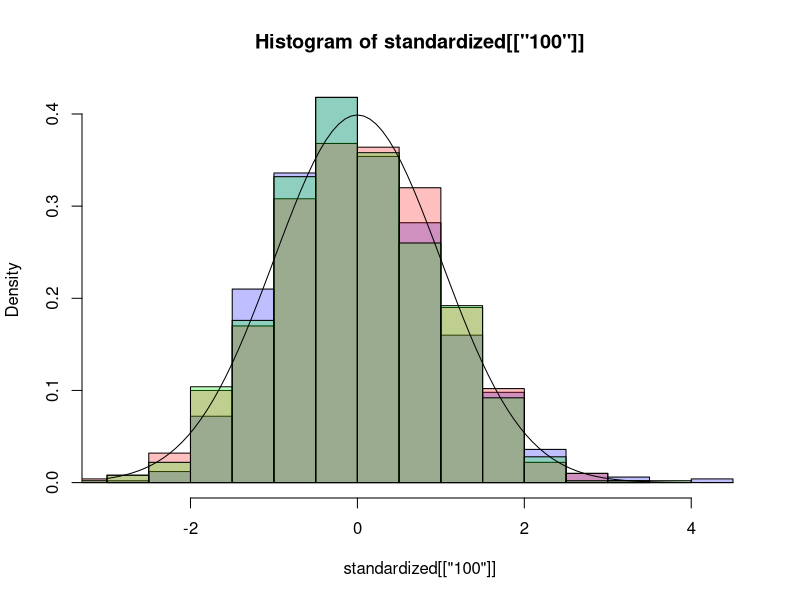
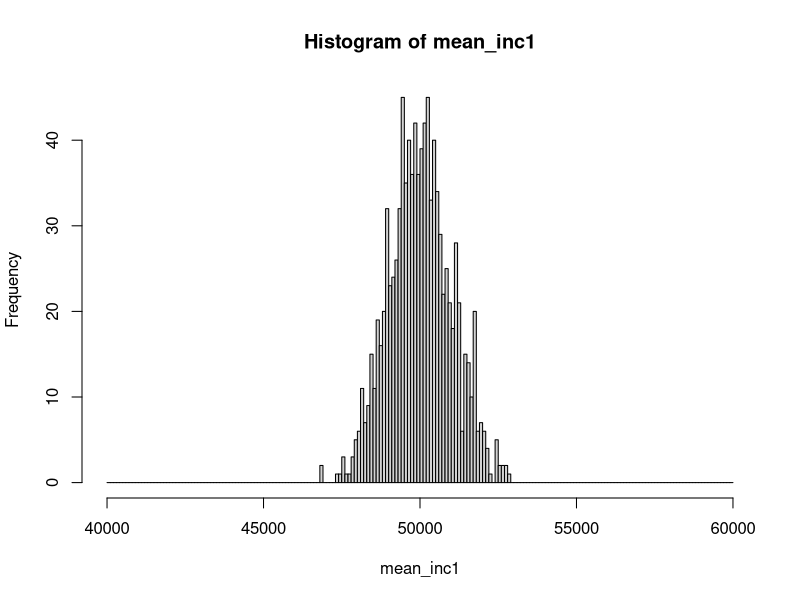
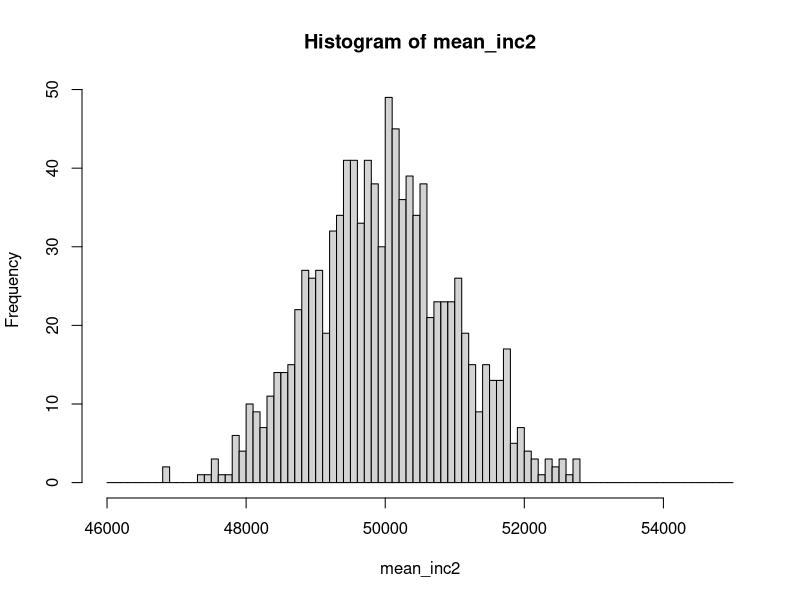

The R script that drew these images, in order: (Note: this script raises an error after producing the figures.)
## Tutorial 8 ECO375 17/3/2023
################################################################################

# Housekeeping: 1) Midterm grades released, 6% curve, pick up copy TODAY
#               2) ALL code required for MindTap is readily available, from today
#                  or previous R scripts (go back and browse them)

#################
# Extra Comments:
#################

################################################################################

########################################
# CLT and LLN Simulation Demonstrations:
########################################

### Law of Large Numbers (LLN):

# NOTE: LLN applies for the means of ALL distributions, e.g. go above and try 
#       simulating data from: 
#       1) U(0,1), mean = 1/2 (replace rnorm() with runif(as.numeric(n), 0, 1))
#       2) Chisq(2), mean = 2 (replace rnorm() with rchisq(as.numeric(n), 2))

# NOTE: LLN essentially says that the sample mean is a CONSISTENT estimator of
#       the population mean. Also will see that LLN is just a CONSEQUENCE of CLT,
#       although CLT provides additional information about the distribution that
#       LLN is silent/agnostic on.

### Central Limit Theorem (CLT):

# MOTIVATION: Draw a sample size of n={100, 1,000, 10,000} from, say, a Chisq(1)
#             distribution, 1000 times for EACH n, and each repetition, calculate 
#             the sample mean. SO, SAME as above, BUT now, generate a standardized
#             variable: sqrt(n)(x_bar - mu)/sqrt(sigma^2), and find its dist.

## Example 1 - Chi-Square(1):

# NOTE: The mean and the variance of chisq(df) are: df and 2*df

means <- data.frame(matrix(NA, nrow = 1000, ncol = 3)) # Two empty dataframes
colnames(means) <- c("100", "1000", "10000")

standardized <- data.frame(matrix(NA, nrow = 1000, ncol = 3)) 
colnames(standardized) <- c("100", "1000", "10000")

mean <- 1
var <- 2*1

set.seed(123)

for (n in c("100","1000","10000")){
  for (i in 1:1000){
    
    sample <- rchisq(as.numeric(n), 1)
    means[i,n] <- mean(sample)
  }
  
  standardized[,n] <- sqrt(as.numeric(n))*(means[,n] - mean)/sqrt(var)
  # Generating the standardized variable for the ENTIRE column (shorter code)
}

# Now, plot the histograms of the 1000 standardized variables for each n, and
# compare to the N(0,1) dist.:

hist(standardized[["100"]], col = rgb(0,0,1,1/4), prob = TRUE)
hist(standardized[["1000"]], col = rgb(1,0,0,1/4), prob = TRUE, add = TRUE)
hist(standardized[["10000"]], col = rgb(0,1,0,1/4), prob = TRUE, add=TRUE)
curve(dnorm(x, 0, 1), add = TRUE)

# NOTE: Significant overlap in the histograms, as n increases, resemble
#       less and less a chi-square distribution (skewed to the right)

## Example 2 - Uniform(0,1):

# NOTE: The mean and variance of uniform(a,b) is: 0.5*(a+b) and 1/12*(b-a)^2

# NOTE: GO into above code and replace:
#       1) rchisq(as.numeric(n), 1) with runif(as.numeric(n), 0, 1)
#       2) mean <- 1 with mean <- 0.5*(0+1)
#       3) var <- 2*1 with var <- 1/12*(0-1)^2

# NOTICE: Ultimately, CLT applies to ALL distributions, but distributions that
#         are LESS Normal, e.g. uniform (or other skewed distribution) will
#         require LARGER n to have a better Normal APPROXIMATION.

# NOTE: Good exercise at home, revisit "OLS Unbiasedness" code in Tutorial 4
#       R script, and modify the value of n in the code. This is an example of
#       the CONSISTENCY of OLS. The histograms also show the NORMALITY of OLS
#       by comparing the empirical histogram to the THEORETICAL N(0,1) density
#       (not exactly, as by construction, x and u are normal, SO, change their
#       distributions to anything else, and run the code again). Run the code, 
#       removing the "breaks" arguments inside of the hist() code.

##########################################
# Unbiasedness vs Consistency Simulations:
##########################################

### Biased BUT Consistent:

# EXAMPLE: Suppose you survey people for their annual incomes to estimate the
#          average income of the population. BUT some misreport their income by 
#          some error factor, say 10,000. So if someone's income is 90,000
#          they will wrongly report that they earn 100,000. Overall, 
#          the mean is exaggerated by 10,000/n (think about this as ONLY a 
#          subset, 1/n*100%, of people misreporting their income, NOT all)

n <- 25 # Change to 1000, see what happens to bias and histogram
set.seed(123)

mean_inc1 <- c() # Empty vector to store results

for (i in 1:1000){
  
  income <- rnorm(n,50000,5000)
  mean_inc1[i] <- mean(income) + 1000/n
}

mean(mean_inc1) # Bias is roughly 10,000/25 = 400

hist(mean_inc1, breaks = seq(40000, 60000, 100))

# NOTE: As change n from 25 to 1000, see that the distribution SHIFTS to the
#       true mean, 50000, i.e. bias goes to 0, AND the distribution collapses, 
#       i.e. narrows down as variance goes to 0. SO ASYMPTOTICALLY UNBIASED,
#       i.e. CONSISTENT (as n --> inf) even though BIASED in finite samples

### Unbiased BUT Inconsistent:

n <- 25 # Change to 1000, see what happens to histogram
set.seed(123)

mean_inc2 <- c()

for (i in 1:1000){
  
  income <- rnorm(n,50000,5000)
  mean_inc2[i] <- mean(income[1:25]) # ONLY look at first 25 people, REGARDLESS
                                     # of whether more people were surveyed
}

mean(mean_inc2) # Relatively UNBIASED, roughly 50,000, some sampling error as n
                # is not as large

hist(mean_inc2, breaks = seq(46000, 55000, 100)) 

# NOTE: EVEN with n=100,000 , distribution DOESN'T collapse to the true mean, 
#       as the variance DOESN'T go to 0. This is because the extra information
#       we get with more observations ISN'T being used when calculating the mean.
#       SO, UNBIASED but INCONSISTENT, as sample mean always uses the first 25
#       observations ONLY

# NOTE: Good exercise at home, revisit "OLS Unbiasedness" code in Tutorial 4
#       R script. Add beta1_tilde[i] <- coef(ols)[2] + 1/n INSIDE at the END of 
#       the for loop. THEN, find the mean, and plot the histogram for the
#       vector of estimates, as was done for beta1_hat. This will give you
#       an example of a BIASED BUT CONSISTENT estimator. An example of an
#       UNBIASED BUT INCONSISTENT estimator would be one that is based on
#       a regression with a FIXED sample size that DOESN'T change with n.
#       This can be generated by adding ols2 <- lm(y[1:10] ~ x[1:10]) AND
#       beta1_tilde[i] <- coef(ols2)[2] INSIDE the loop. This OLS estimator
#       focuses on the first 10 observations ONLY.

################################################################################

####################
# Interaction Terms:
####################

# MOTIVATION: Used when the PARTIAL/MARGINAL EFFECT of an explanatory variable 
#             on the response variable depends on the magnitude of ANOTHER 
#             explanatory variable (called the interaction effect). Think of this
#             as the generalization of the quadratic term (x^2) regression.

## Example - Housing Prices:

?hprice1
View(hprice1)

lm_price <- lm(price ~ sqrft + bdrms + sqrft:bdrms, data = hprice1)
summary(lm_price) # : is syntax for INTERACTION

lm_price2 <- lm(price ~ sqrft*bdrms, data = hprice1)
summary(lm_price2) # SAME regression as above, * is the FACTORIAL interaction,
                   # i.e. tells R to include the interaction term AND any lower 
                   # order terms (i.e. variables by themselves).

# NOTE: Does the interaction make sense? YES, larger houses (greater sqrft) will
#       have LARGER bedrooms that will have a GREATER effect on price compared
#       to the additional bedroom in a smaller house (lower sqrft)

# NOTE: If had 3 variables, * would include 3-way interaction AND all possible
#       2-way combinations (total of 3) AND single variables.

# NOTE: If you choose to include an interaction, ALWAYS include lower order
#       terms, otherwise interpretation WON'T make sense

### Graphing the Interaction Effect:

# NOTE: Want to graph:
#       price = beta0 + beta1*sqrft + beta2*bdrms + beta3*sqrft*bdrms
#             = beta0 + beta1*sqrft + (beta2 + beta3*sqrft)*bdrms
#       for a FIXED sqrft level (sqrft = low (100), high (800))

beta <- lm_price$coefficients # Extract coefficients from the model

curve( beta[1] + beta[2]*100 + (beta[3] + beta[4]*100)*x, 
       from = 0, to = 10, col = rgb(1, 0, 0), lwd = 2, 
       ylab = "price", xlab = "bdrms", ylim = c(-200, 300)) # At sqrft = 100

curve( beta[1] + beta[2]*800 + (beta[3] + beta[4]*800)*x, 
       col = rgb(0, 0, 1), lwd = 2, add = TRUE) # At sqrft = 800

# NOTICE: Graph displays both different intercepts AND different slopes due to
#         the interaction term. SO, larger houses have a larger price at EVERY
#         bdrms level (as sqrft is higher), AND experience LOWER decreases in 
#         price per extra room relative to smaller houses (flatter slope).

### Average Partial Effects:

# MOTIVATION: Want to find what is the partial effect at the AVERAGE house
#             in terms of a certain variable.

# NOTE: 1) Derivative of regression function with respect to bdrms is:
#       beta2 + beta3*sqrft
#       2) Derivative of regression function with respect to sqrft is:
#       beta1 + beta3*bdrms

beta[3] + beta[4]*mean(hprice1$sqrft) # Average partial effect of sqrft 
                                      # (evaluate at MEAN bdrms)

beta[2] + beta[4]*mean(hprice1$bdrms) # Average partial effect of bdrms 
                                      # (evaluate at MEAN sqrft)

##################
# Dummy Variables:
##################

### Single Dummy Variable:

?wage1 
View(wage1)

lm_female <- lm(wage ~ female + educ, data = wage1)
summary(lm_female) # BASE group is males (intercept estimate)

# IMPORTANT: Recall tutorial 3/4, DUMMY VARIABLE TRAP, DON'T include both female 
#            and male dummies, otherwise PERFECT COLINEARITY (female + male = 1)

# NOTE: SAME log-level logic could be extended here if we used log(wage)

## Graphing the Dummy Effect:

# NOTE: Want to graph:
#       wage = beta0 + delta0*female + beta1*educ , for a FIXED educ level (say 1)
#       and show the INTERCEPT vertical shift between females and males at
#       EVERY level of educ

beta <- lm_female$coefficients

with(wage1[wage1$female == 1,], plot(wage ~ educ, col = rgb(0,0,1)))
with(wage1[wage1$female == 0,], points(educ, wage, col = rgb(1,0,0)))

abline(a = beta[1] + beta[2], b = beta[3], 
       col = rgb(0,0,1), lwd=2) # Estimated regression function for FEMALES
abline(a = beta[1] , b = beta[3], 
       col = rgb(1,0,0), lwd=2 ) # Estimated regression function for MALES

### Multiple Categories (Multiple Dummies):

?wage1
View(wage1)

lm_multi <- lm(wage ~ female + married + educ + exper, data = wage1)
summary(lm_multi) # BASE group is SINGLE males (intercept estimate)

# NOTICE: Marriage premium is the SAME for females and males ... just the 
#         coefficient for married

## Alternative Model Specification:

# MOTIVATION: Want to estimate the wage differential SEPARATELY for EACH group

wage1$male <- 1 - wage1$female # Create male and single dummies
wage1$single <- 1 - wage1$married

# Generate dummies for the  4 - 1 = 3 categories of male/female and married/single
# LEAVE OUT single males as a BASE GROUP
wage1$mar_male <- wage1$married*wage1$male 
wage1$mar_female <- wage1$married*wage1$female
wage1$sing_female <- wage1$single*wage1$female

lm_multi2 <- lm(wage ~ sing_female + mar_female + mar_male + educ + exper, 
                data = wage1)
summary(lm_multi2)

# NOTICE: Marriage premium is NOT the same for females and males, but close enough

# RULE OF THUMB: With n binary categories, ALWAYS include 2^n - 1 dummies, i.e.
#                always omit ONE base group

### Interaction Between Two Dummies:

# NOTE: Instead of defining groups separately manually, can simply do this
#       by INTERACTING two dummies

lm_multi3 <- lm(wage ~ female*married + educ + exper, data = wage1)
summary(lm_multi3) # Compare to estimates in lm_multi2 ... SAME, but different
                   # representation ... e.g. for MARRIED FEMALE, add coefficients
                   # for female, married AND interaction to get TOTAL effect

# NOTICE: AGAIN, as above, marriage premium is NOT the same for females and males,
#         test for significance of DIFFERENCE in wage premium by looking at the
#         significance of the INTERACTION term.

### Interaction Between One Dummy and One Non-Dummy:

# MOTIVATION: Above, when included single dummy, got a difference in INTERCEPT.
#             Now, want to capture difference in intercept AND difference in slope

lm_slope <- lm(wage ~ female + educ + female:educ, data = wage1)
summary(lm_slope)

lm_slope2 <- lm(wage ~ female*educ, data = wage1)
summary(lm_slope2) # SAME regression ... again, just use factorial interaction

# NOTE: Want to test whether RETURN to educ (i.e. slope) is the SAME for male
#       and female, i.e. test if the INTERACTION is significant, controlling
#       for a constant wage differential (i.e. difference in intercept as before)

# NOTE: Want to graph:
#       wage = beta0 + delta0*female + beta1*educ + delta1*educ*female
#            = beta0 + delta0*female + (beta1 + delta1*female)*educ
#       for a FIXED educ level (say 1), and show the INTERCEPT SHIFT for every
#       level of educ, AND the slope difference between females and males

beta <- lm_slope2$coefficients

with(wage1[wage1$female == 1,], plot(wage ~ educ, col = rgb(0,0,1)))
with(wage1[wage1$female == 0,], points(educ, wage, col = rgb(1,0,0)))

abline(a = beta[1] + beta[2], b = beta[3] + beta[4], 
       col = rgb(0,0,1), lwd=2) # Estimated regression function for FEMALES
abline(a = beta[1] , b = beta[3], 
       col = rgb(1,0,0), lwd=2 ) # Estimated regression function for MALES

# NOTE: Graphically, DON'T see a sizable difference in slope ... reflects the
#       fact that the estimate of the the interaction coefficient is SMALL AND 
#       STATSISTICALLY INSIGNIFICANT. FAIL to reject H0: delta1 = 0

linearHypothesis(lm_slope, c("female = 0", "female:educ = 0"))

# NOTE: Test for gender discrimination in EITHER form, REJECT H0 that there is
#       no difference between females and males
